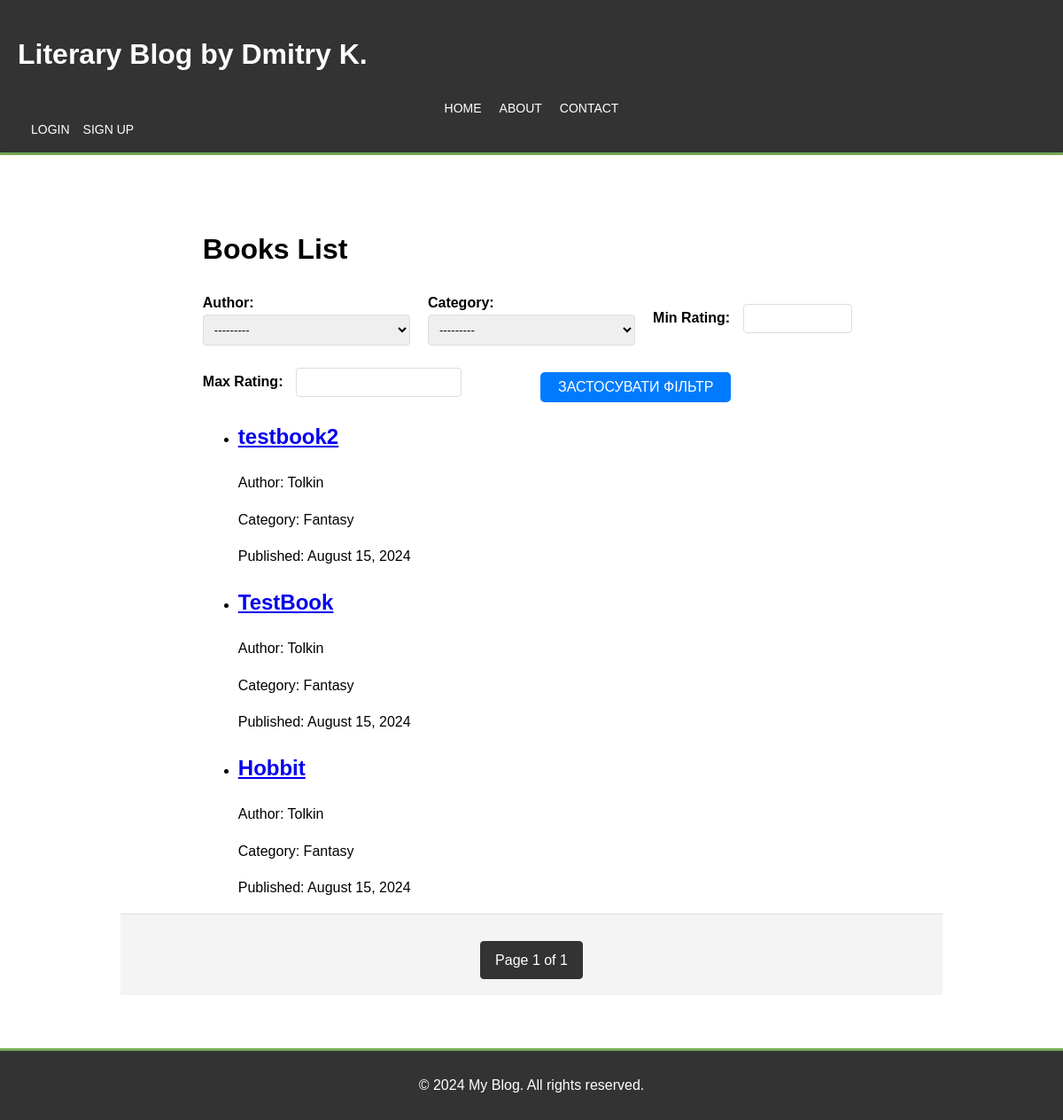
The page / on the database its author committed.
### blog/models.py (models this page shows, shortened)
class Book(models.Model):
    title = models.CharField(max_length=100, unique=True)
    slug = models.SlugField(max_length=100, unique_for_date='publish', unique=True)
    author = models.ForeignKey(Author, on_delete=models.CASCADE)
    description = models.TextField()
    category = models.ForeignKey(Category, on_delete=models.CASCADE)
    rating = models.FloatField(default=0, max_length=2)
    added_by = models.ForeignKey(CustomUser, on_delete=models.CASCADE, related_name='user_added_book')
    publish = models.DateTimeField(auto_now_add=True)
    class Meta:
        ordering = ['-publish']
        indexes = [
            models.Index(fields=['-publish'])
        ]
    def get_absolute_url(self):
        return reverse('blog:book_detail',
                       args=[self.publish.year,
                             self.publish.month,
                             self.publish.day,
                             self.slug])

class Author(models.Model):
    name = models.CharField(max_length=100, unique=True)
    def __str__(self):
        return self.name

class Category(models.Model):
    name = models.CharField(max_length=100, unique=True)
    def __str__(self):
        return self.name

### blog/views.py (the view, shortened to what this page needs)
# urls.py: path('', views.book_list, name='book_list'),
def book_list(request):
    book_lists = Book.objects.all()
    form = BookFilterForm(request.GET or None)
    paginator = Paginator(book_lists, 3)
    page_number = request.GET.get('page', 1)
    try:
        books = paginator.page(page_number)
    except PageNotAnInteger:
        books = paginator.page(1)
    except EmptyPage:
        books = paginator.page(paginator.num_pages)
    return render(request,'blog/books/list.html', {'books': books, 'form': form})

### blog/forms.py
class BookFilterForm(forms.Form):
    author = forms.ModelChoiceField(queryset=Author.objects.all(), required=False, label='Author')
    category = forms.ModelChoiceField(queryset=Category.objects.all(), required=False, label='Category')
    min_rating = forms.FloatField(
        required=False,
        label='Min Rating',
        widget=forms.NumberInput(attrs={'step': '0.1'})
    )
    max_rating = forms.FloatField(
        required=False,
        label='Max Rating',
        widget=forms.NumberInput(attrs={'step': '0.1'})
    )

### templates/blog/books/list.html (shortened to what this page needs)
{% extends 'blog/base.html' %}
{% block content %}
    <div class="container">
        <h1>Books List</h1>
        <form method="get" class="filter-form">
            <div class="filter-group">
                <div class="filter-item">
                    {{ form.author.label_tag }} {{ form.author }}
                </div>
                <div class="filter-item">
                    {{ form.category.label_tag }} {{ form.category }}
                </div>
                <div class="filter-item">
                    {{ form.min_rating.label_tag }} {{ form.min_rating }}
                </div>
                <div class="filter-item">
                    {{ form.max_rating.label_tag }} {{ form.max_rating }}
                </div>
                <div class="filter-item">
                    <button type="submit" class="btn">Застосувати фільтр</button>
                </div>
            </div>
        </form>
        <ul class="book-list">
            {% for book in books %}
                <li>
                    <h2><a href="{{ book.get_absolute_url }}">{{ book.title }}</a></h2>
                    <p class="author">Author: {{ book.author.name }}</p>
                    <p class="category">Category: {{ book.category.name }}</p>
                    <p class="date">Published: {{ book.publish|date:"F j, Y" }}</p>
                </li>
            {% endfor %}
        </ul>
    </div>
    <div class="pagination-container">
        <div class="pagination">
            <span class="current">
                Page {{ books.number }} of {{ books.paginator.num_pages }}
            </span>
        </div>
    </div>
{% endblock %}

### static/blog/css/styles.css (style rules this page uses)
html, body { height: 100%; margin: 0; padding: 0; font-family: Arial, sans-serif; line-height: 1.6; background-color: #f4f4f4; display: flex; flex-direction: column; }
.filter-form { margin-bottom: 20px; }
.filter-form .filter-group { display: flex; flex-wrap: wrap; gap: 20px; align-items: center; }
.filter-form .filter-item { flex: 1; min-width: 220px; }
.filter-form .filter-item label { margin-right: 10px; font-weight: bold; }
.filter-form .filter-item select, .filter-form .filter-item input[type="number"] { padding: 8px; border: 1px solid #ddd; border-radius: 4px; width: 100%; }
.filter-form .filter-item input[type="number"] { width: calc(50% - 12px); }
.filter-form .btn { padding: 8px 20px; background-color: #007bff; color: white; border: none; border-radius: 5px; cursor: pointer; font-size: 16px; text-transform: uppercase; margin-top: 10px; }
.container { width: 80%; margin: auto; overflow: hidden; flex: 1 0 auto; }
.pagination-container { flex-shrink: 0; padding: 10px 0; text-align: center; background-color: #f4f4f4; border-top: 1px solid #ddd; }
.pagination { display: inline-block; margin-top: 20px; }
.pagination .current { float: left; padding: 8px 16px; margin: 0 4px; background-color: #333; color: #fff; border-radius: 4px; border: 1px solid #333; }

### rows shown on the page
Book: title "testbook2", author.name "Tolkin", category.name "Fantasy", publish "August 15, 2024"
Book: title "TestBook", author.name "Tolkin", category.name "Fantasy", publish "August 15, 2024"
Book: title "Hobbit", author.name "Tolkin", category.name "Fantasy", publish "August 15, 2024"

### other values the page prints
{{ books.number }} "1"
{{ books.paginator.num_pages }} "1"
